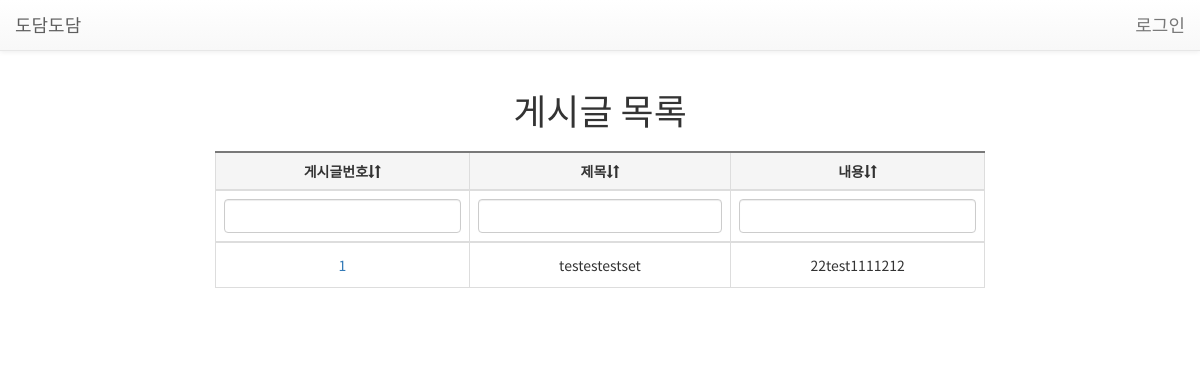
The page /posts/ on the database as committed earlier.
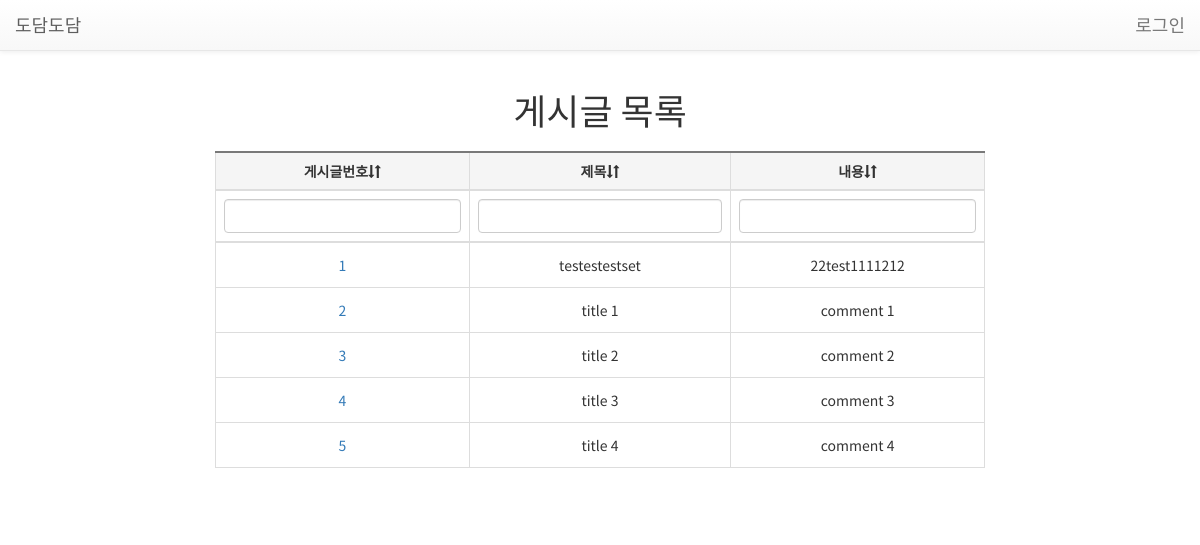
The same page on the database as committed later.
### posts/models.py (models this page shows)
class Post(models.Model):
    title = models.CharField(max_length=100, help_text='제목', )
    comment = models.TextField(max_length=100, help_text='내용', )
    photo = models.ImageField(upload_to="%Y/%m/%d")
    created_at = models.DateField(auto_now_add=True)
    author = models.ForeignKey(
        User,
        on_delete=models.CASCADE,
        related_name='posts',
    )

### posts/views.py (the view)
# urls.py: path('', PostListView.as_view(), name='post-list'),
class PostListView(ListView):
    model = Post
    template_name = 'posts/post_list.html'
    context_object_name = 'post_lst'

### templates/posts/post_list.html (shortened to what this page needs)
{% extends "base.html" %}
{% block title %}게시글 목록{% endblock %}
{% load bootstrap3 %}
{% load static %}
{% block contents %}
    <div class="listView">
        <div class="row ">
            <div class="col col-lg-8 col-lg-offset-2 col-md-8 col-md-offset-2 col-sm-8 col-sm-offset-2 includeCheckBox">
                <table class="table table-bordered" id="myTable" role="grid">
                    <colgroup>
                        <col width="33%">
                        <col width="34%">
                        <col width="33%">
                    </colgroup>
                    <thead>
                    <tr>
                        <th>게시글번호<span class="glyphicon glyphicon-sort"></span></th>
                        <th>제목<span class="glyphicon glyphicon-sort"></span></th>
                        <th>내용<span class="glyphicon glyphicon-sort"></span></th>
                    </tr>
                    </thead>
                    <tbody aria-live="polite" aria-relevant="all">
                    {% for post in post_lst %}
                        <tr>
                            <td>
                                <a href="{% url 'posts:post-detail' pk=post.pk %}">{{ post.id }}</a>
                            </td>
                            <td>{{ post.title }}</td>
                            <td>{{ post.comment }}</td>
                        </tr>
                    {% endfor %}
                    </tbody>
                </table>
            </div>
        </div>
    </div>
{% endblock %}

Rows that differ between the two databases and show on the page:
added Post: id "2", title "title 1", comment "comment 1"
added Post: id "3", title "title 2", comment "comment 2"
added Post: id "4", title "title 3", comment "comment 3"
added Post: id "5", title "title 4", comment "comment 4"
